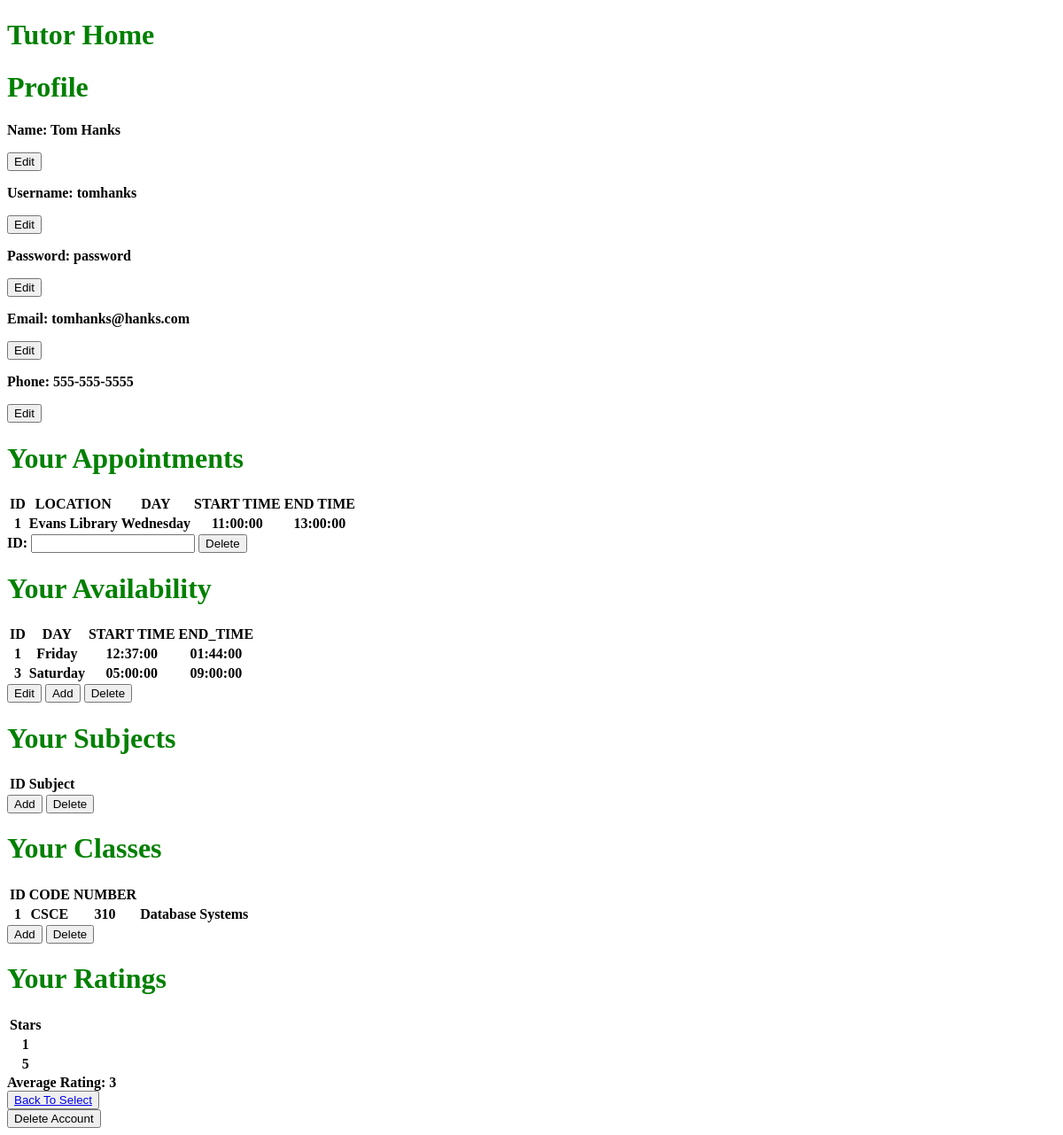
/tutor.php?user_id=2, run on an earlier commit of the app's database.
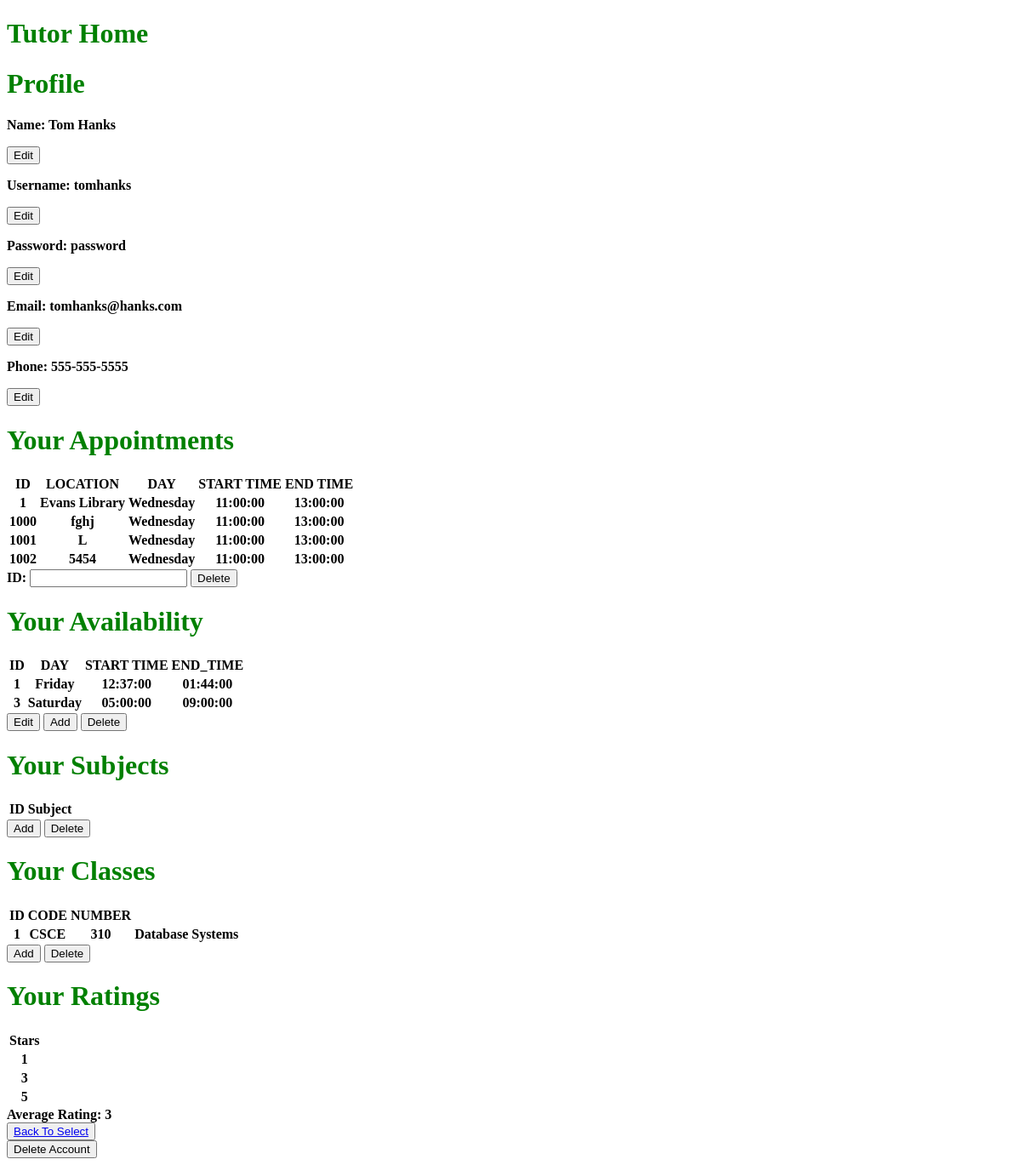
And on a later commit of the database.
### tables this page shows
CREATE TABLE `availability` (
  `AVAILABILITY_ID` int(11) NOT NULL,
  `DAY` varchar(15) DEFAULT NULL,
  `TUTOR_ID` int(11) DEFAULT NULL,
  `START_TIME` time DEFAULT NULL,
  `END_TIME` time DEFAULT NULL
);

CREATE TABLE `review` (
  `REVIEW_ID` int(50) NOT NULL,
  `COMMENT` varchar(100) NOT NULL,
  `STARS` int(1) NOT NULL,
  `TUTOR_ID` int(50) NOT NULL,
  `STUDENT_ID` int(50) NOT NULL,
  `DATE` date NOT NULL
);

### tutor.php (the view, shortened to what the changed rows need)
<?php
  $user_id = $_GET['user_id'];
  $db_host = 'localhost';
  $db_user = 'root';
  $db_password = 'root';
  $db_db = 'tutor_app';
  $mysqli = new mysqli(
    $db_host,
    $db_user,
    $db_password,
    $db_db
  );
  $availability_query = "SELECT AVAILABILITY_ID AS ID, DAY, START_TIME, END_TIME\n"
    . "FROM availability\n"
    . "WHERE TUTOR_ID=$user_id";
  $availabilty = $mysqli->query($availability_query);
  $class_query = "SELECT CLASS_ID AS ID, CLASS_CODE, CLASS_NUMBER, NAME\n"
    . "FROM tutor_classes\n"
    . "WHERE TUTOR_ID=$user_id";
  $class = $mysqli->query($class_query);
  $appointment_query = "SELECT AVAILABILITY_ID, APPOINTMENT_ID, TUTOR_ID, LOCATION, DAY, START_TIME, END_TIME\n"
    . "FROM tutor_appointments\n"
    . "WHERE TUTOR_ID=$user_id";
  $appointments = $mysqli->query($appointment_query);
  $review_query = "SELECT STARS FROM review WHERE TUTOR_ID=$user_id";
  $review = $mysqli->query($review_query);
  ?>
<!DOCTYPE html>
<html>
<head>
</head>
<body>
    <h1>Tutor Home</h1>
    <h1>Profile</h1>
    <h1>Your Appointments</h1>
    <p><?php
    echo "<table>";
    echo "<tr>";
    echo "<th>ID</th>";
    echo "<th>LOCATION</th>";
    echo "<th>DAY</th>";
    echo "<th>START TIME</th>";
    echo "<th>END TIME</th>";
    while($row = mysqli_fetch_array($appointments))
    {
        echo "<tr>";
        echo "<th>" . $row["APPOINTMENT_ID"] . "</th>";
        echo "<th>" . $row["LOCATION"] . "</th>";
        echo "<th>" . $row["DAY"] . "</th>";
        echo "<th>" . $row["START_TIME"] . "</th>";
        echo "<th>" . $row["END_TIME"] . "</th>";
        echo "</tr>";
    }
    echo "</table>";
    ?>
    </p>
    <h1>Your Availability</h1>
    <?php
    echo "<table>";
    echo "<tr>";
    echo "<th>ID</th>";
    echo "<th>DAY</th>";
    echo "<th>START TIME</th>";
    echo "<th>END_TIME</th>";
    while($row = mysqli_fetch_array($availabilty))
    {
        echo "<tr>";
        echo "<th>" . $row["ID"] . "</th>";
        echo "<th>" . $row["DAY"] . "</th>";
        echo "<th>" . $row["START_TIME"] . "</th>";
        echo "<th>" . $row["END_TIME"] . "</th>";
        echo "</tr>";
    }
    echo "</table>";
    ?>
    <h1>Your Subjects</h1>
    <?php
    echo "<table>";
    echo "<tr>";
    echo "<th>ID</th>";
    echo "<th>Subject</th>";
    echo "</table>";
    ?>
    <h1>Your Classes</h1>
    <?php
    echo "<table>";
    echo "<tr>";
    echo "<th>ID</th>";
    echo "<th>CODE</th>";
    echo "<th>NUMBER</th>";
    while($row = mysqli_fetch_array($class))
    {
        echo "<tr>";
        echo "<th>" . $row["ID"] . "</th>";
        echo "<th>" . $row["CLASS_CODE"] . "</th>";
        echo "<th>" . $row["CLASS_NUMBER"] . "</th>";
        echo "<th>" . $row["NAME"] . "</th>";
        echo "</tr>";
    }
    echo "</table>";
    ?>
    <h1>Your Ratings</h1>
    <?php
    echo "<table>";
    echo "<tr>";
    echo "<th>Stars</th>";
    while($row = mysqli_fetch_array($review))
    {
        echo "<tr>";
        echo "<th>" . $row["STARS"] . "</th>";
        echo "</tr>";
    }
    echo "</table>";
    ?>
    <br>
</body>
</html>

What changed in the data, as far as the page shows it:
added review: STARS "3"
Also different on the page:
new list line: "1000 fghj Wednesday 11:00:00 13:00:00"
new list line: "1001 L Wednesday 11:00:00 13:00:00"
new list line: "1002 5454 Wednesday 11:00:00 13:00:00"
